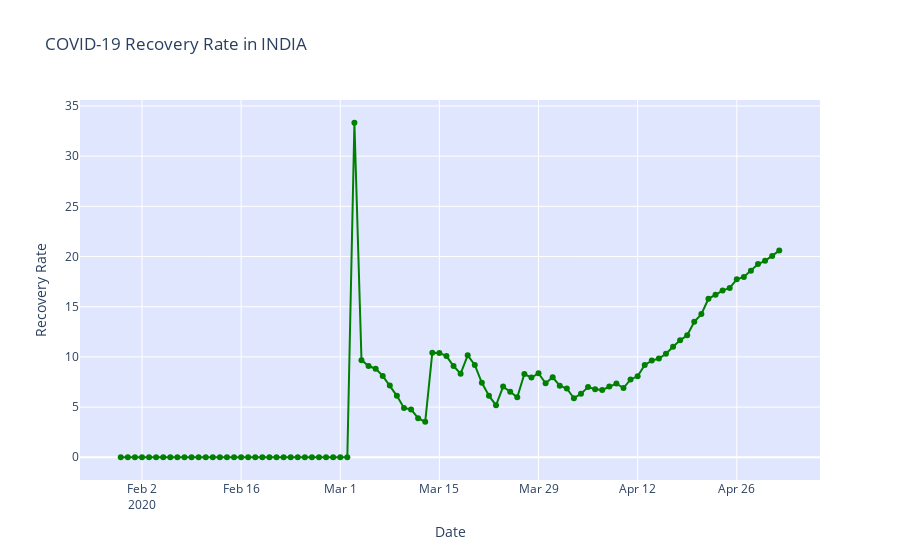

Notebook code for this chart:
### Code cell
#Recovery Rate
corona_data = df_corona_in_india.groupby(['Date'])['Total Cases','Active Cases','Cured'].sum().reset_index().sort_values('Date',ascending=False)
corona_data['Recovery Rate'] = ((corona_data['Cured']/corona_data['Total Cases'])*100)
fig = go.Figure()
corona_data = corona_data[3:]
fig.add_trace(go.Scatter(x=corona_data['Date'], y=corona_data['Recovery Rate'],
                    mode='lines+markers',name='Cases',marker_color='green'))


fig.update_layout(title_text='COVID-19 Recovery Rate in INDIA',plot_bgcolor='rgb(225,230,255)',xaxis_title="Date",
    yaxis_title="Recovery Rate")
fig.show()
